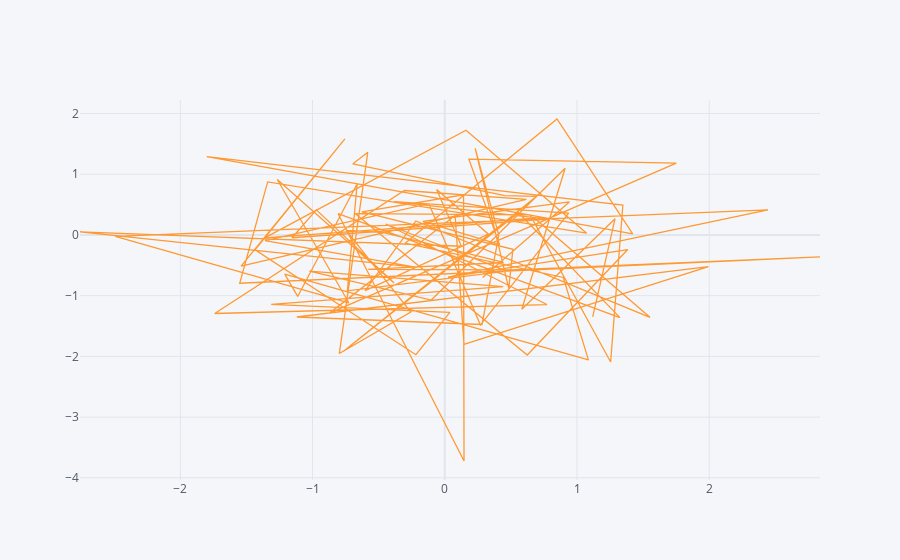

The cell this chart's notebook holds for it:
### Code cell
df.iplot(kind='scatter', x='A',y='B',)
